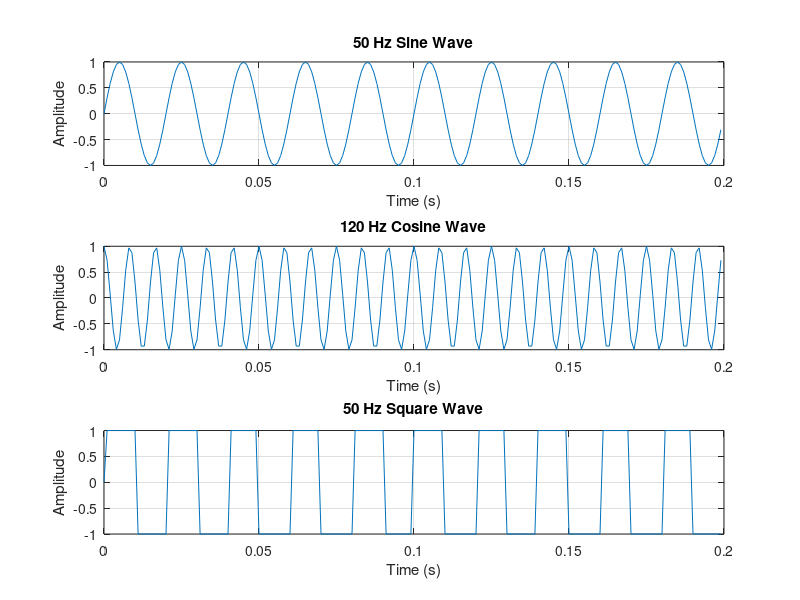

Write MATLAB code to recreate this figure.
function exercise_2()
    fprintf('=== Exercise 2: Signal Generation ===\n');
    
    % Time vector
    fs = 1000;  % Sampling frequency
    t = 0:1/fs:1-1/fs;  % 1 second of data
    
    % Generate signals
    f1 = 50;   % 50 Hz
    f2 = 120;  % 120 Hz
    
    sine_wave = sin(2*pi*f1*t);
    cosine_wave = cos(2*pi*f2*t);
    square_wave = sign(sin(2*pi*f1*t));  % Simple square wave using sign function
    
    fprintf('Generated signals with %d samples\n', length(t));
    fprintf('Sampling frequency: %d Hz\n', fs);
    fprintf('Signal 1: %d Hz sine wave\n', f1);
    fprintf('Signal 2: %d Hz cosine wave\n', f2);
    fprintf('Signal 3: %d Hz square wave\n', f1);
    
    % Calculate statistics
    fprintf('\nSignal Statistics:\n');
    fprintf('Sine wave - Mean: %.4f, Std: %.4f\n', mean(sine_wave), std(sine_wave));
    fprintf('Cosine wave - Mean: %.4f, Std: %.4f\n', mean(cosine_wave), std(cosine_wave));
    fprintf('Square wave - Mean: %.4f, Std: %.4f\n', mean(square_wave), std(square_wave));
    
    % Plot signals (only if display is available)
    try
        figure(1);
        subplot(3,1,1);
        plot(t(1:200), sine_wave(1:200));
        title('50 Hz Sine Wave');
        xlabel('Time (s)');
        ylabel('Amplitude');
        grid on;
        
        subplot(3,1,2);
        plot(t(1:200), cosine_wave(1:200));
        title('120 Hz Cosine Wave');
        xlabel('Time (s)');
        ylabel('Amplitude');
        grid on;
        
        subplot(3,1,3);
        plot(t(1:200), square_wave(1:200));
        title('50 Hz Square Wave');
        xlabel('Time (s)');
        ylabel('Amplitude');
        grid on;
        
        % Save figure
        print('output/day1_signals.png', '-dpng');
        fprintf('Signals plotted and saved to output/day1_signals.png\n');
    catch
        fprintf('Plotting skipped (no display available)\n');
    end
    
    fprintf('Exercise 2 completed.\n\n');
end
